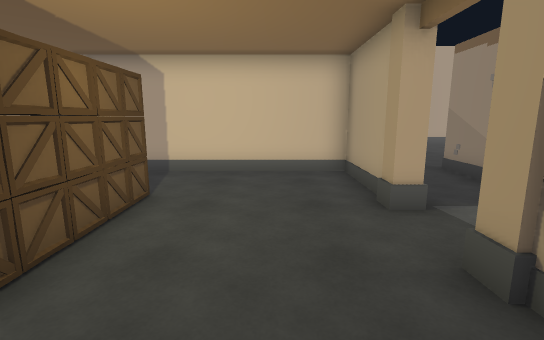
[1] (above)

16 first-person views from a walk through a Unity game level. The camera is 1.5 m above the floor, tilts 10° down and sees 85° across. The floor is counted in squares, 1 m on a side. Each view is taken from the middle of a square. On the plan, view 1 faces up. The plan holds only what a view shows up to about 15 squares ahead; the rest is blank. The place goes on beyond the plan. The player is left out.

[2]
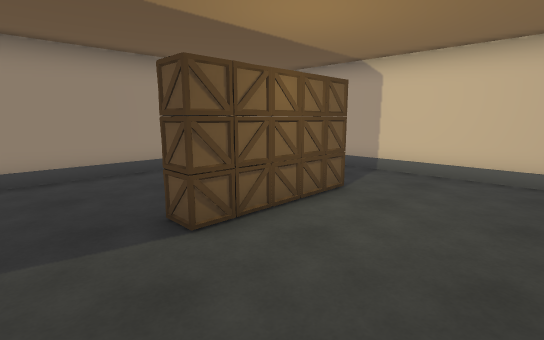

[3]
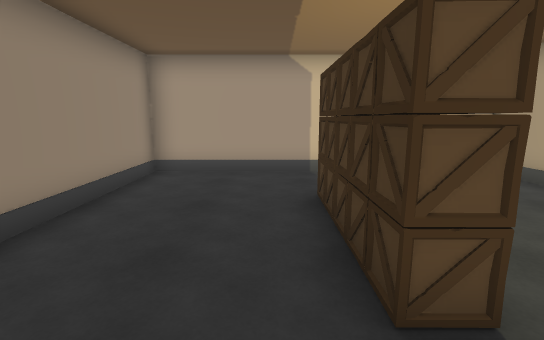

[4]
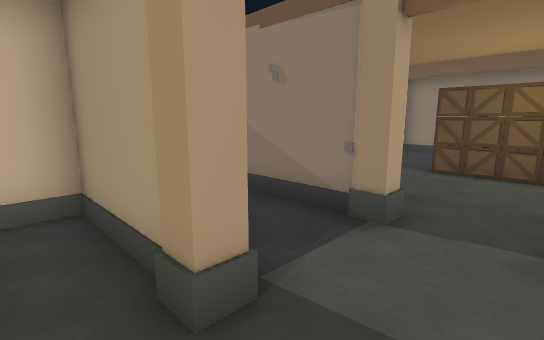

[5]
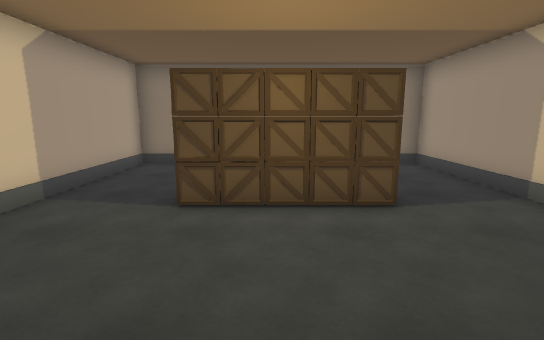

[6]
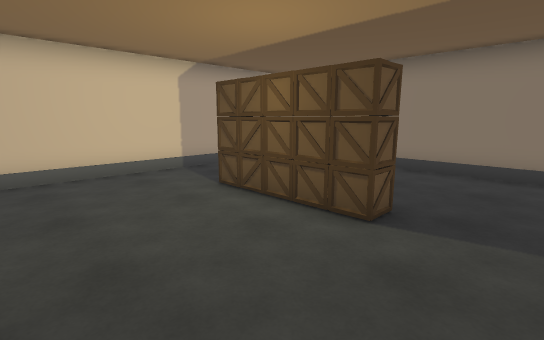

[7]
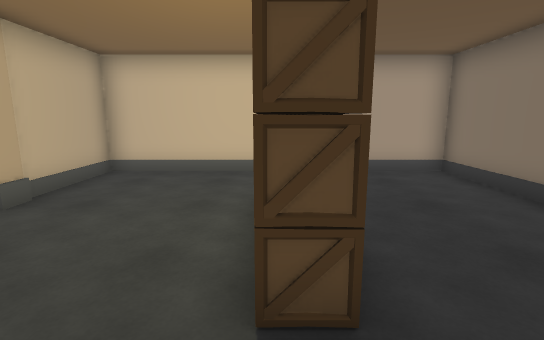

[8]
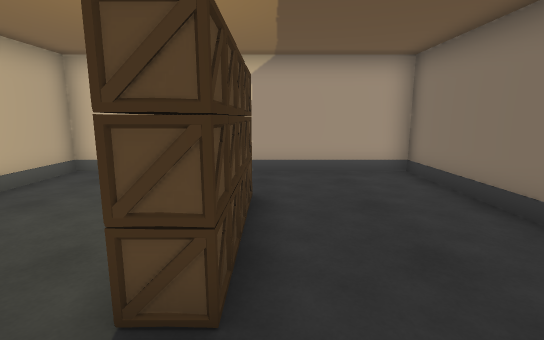

[9]
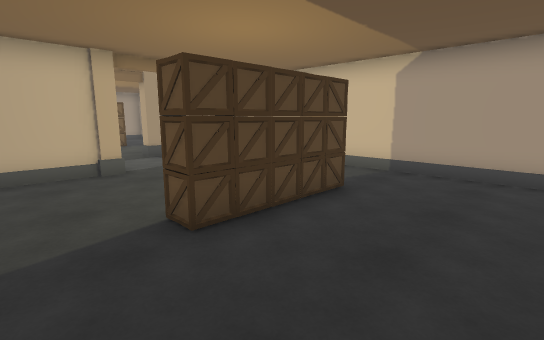

[10]
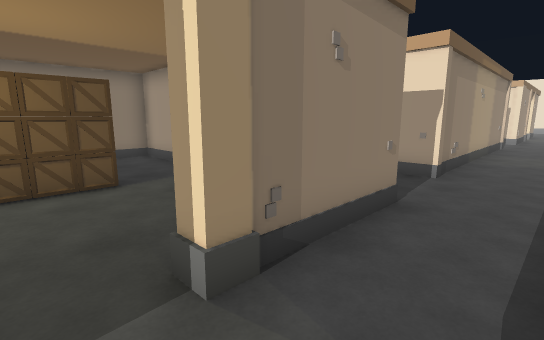

[11]
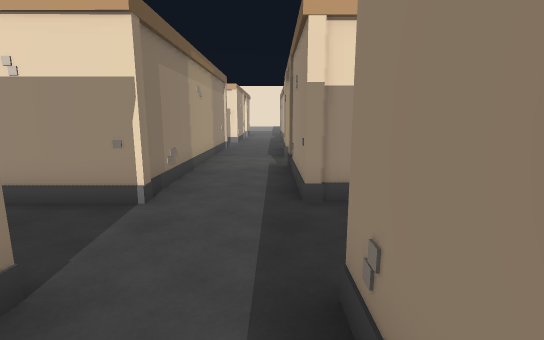

[12]
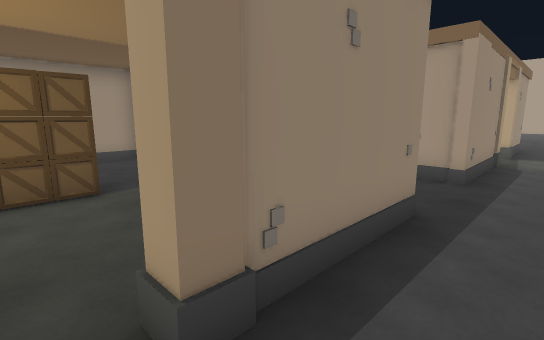

[13]
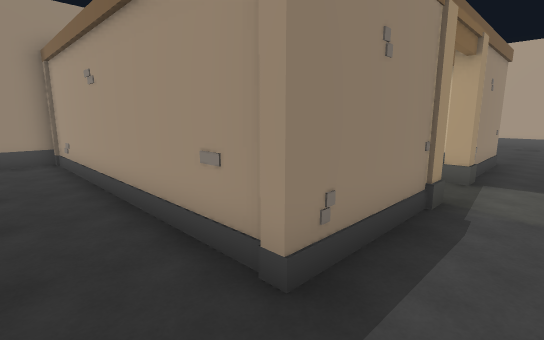

[14]
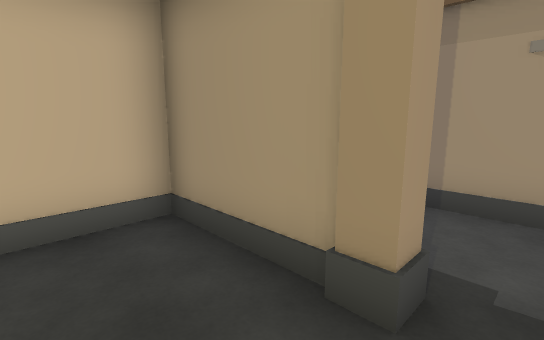

[15]
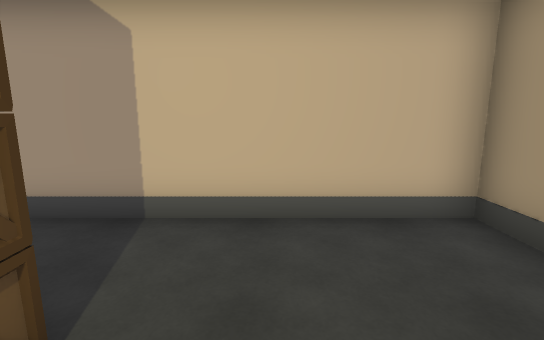

[16]
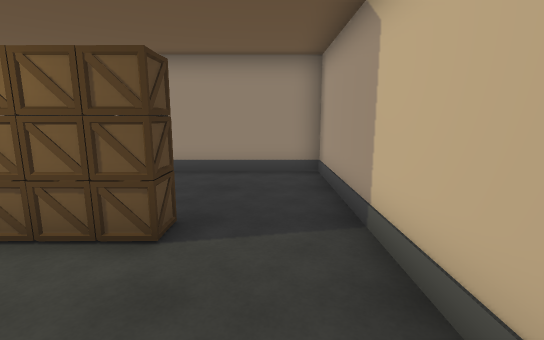

### Floor plan
Ten units are one square. View 1 is at (0, 0); x grows to the right and y downward. Boxes are objects, and circles mark ways between rooms. Rooms are numbered by the first view taken in them; rooms with no view inside come last. Other rooms are left out.
<svg viewBox="-81 -95 235 195">
<path fill="none" stroke="#000" d="M54 -15 54 -2M24 -15 24 6M51 -54 51 -66M51 5 51 -16M21 -64 21 -75M54 -75 54 -54M15 -83 -73 -83 -73 -4M101 9 149 9 149 -75M145 -83 55 -83M21 66 21 55M15 46 -73 46 -73 89M53 95 53 75M15 43 21 43M20 41 24 41 24 66M6 11 -76 11 -76 26M51 45 51 41 75 41M53 75 53 45M24 -89 24 -64M51 -66 51 -88"/>
<rect x="-35" y="-25" width="10" height="10" fill="#bbb"><title>box</title></rect>
<rect x="-35" y="-35" width="10" height="10" fill="#bbb"><title>box</title></rect>
<rect x="-35" y="-45" width="10" height="10" fill="#bbb"><title>box</title></rect>
<rect x="-35" y="-55" width="10" height="10" fill="#bbb"><title>box</title></rect>
<rect x="5" y="5" width="10" height="10" fill="#bbb"><title>other object</title></rect>
<rect x="15" y="-25" width="10" height="10" fill="#bbb"><title>other object</title></rect>
<rect x="45" y="-25" width="10" height="10" fill="#bbb"><title>other object</title></rect>
<rect x="45" y="-55" width="10" height="10" fill="#bbb"><title>other object</title></rect>
<rect x="95" y="-25" width="10" height="10" fill="#bbb"><title>box</title></rect>
<rect x="95" y="-35" width="10" height="10" fill="#bbb"><title>box</title></rect>
<rect x="95" y="-45" width="10" height="10" fill="#bbb"><title>box</title></rect>
<rect x="95" y="-55" width="10" height="10" fill="#bbb"><title>box</title></rect>
<rect x="-35" y="85" width="10" height="10" fill="#bbb"><title>box</title></rect>
<rect x="-35" y="75" width="10" height="10" fill="#bbb"><title>box</title></rect>
<rect x="15" y="75" width="10" height="10" fill="#bbb"><title>other object</title></rect>
<rect x="15" y="65" width="10" height="10" fill="#bbb"><title>other object</title></rect>
<rect x="15" y="5" width="10" height="10" fill="#bbb"><title>other object</title></rect>
<rect x="45" y="5" width="10" height="10" fill="#bbb"><title>other object</title></rect>
<circle cx="35" cy="-5" r="3" fill="#2a7"/>
<circle cx="35" cy="-70" r="3" fill="#2a7"/>
<circle cx="35" cy="70" r="3" fill="#2a7"/>
<text x="40" y="-30">1</text>
<text x="-20" y="80">2</text>
<text x="10" y="30">3</text>
<text x="30" y="-80">4</text>
</svg>
Room 1 opens to room 3. Room 1 opens to room 4. Room 2 opens to room 3.

Where each view was taken, in squares from view 1:
view 1: 0 up, 0 right, facing up
view 2: 0 up, 1 right, facing up-left
view 3: 0 up, 4 left, facing up
view 4: 3 up, 1 right, facing up-right
view 5: 4 up, 5 right, facing right
view 6: 0 up, 6 right, facing up-right
view 7: 0 up, 10 right, facing up
view 8: 0 up, 11 right, facing up
view 9: 0 up, 14 right, facing up-left
view 10: 4 up, 3 right, facing down-right
view 11: 1 up, 3 right, facing down
view 12: 9 down, 4 right, facing up-left
view 13: 3 down, 4 right, facing up-left
view 14: 9 down, 0 right, facing up-right
view 15: 9 down, 1 left, facing up
view 16: 6 down, 1 right, facing left
